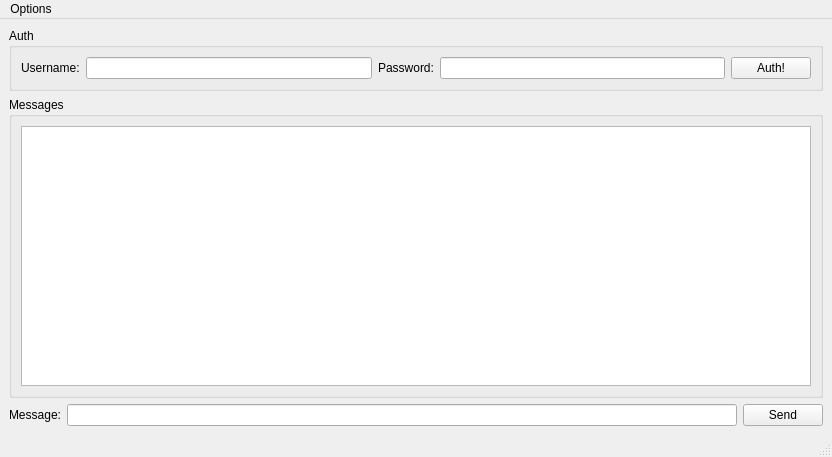
<?xml version="1.0" encoding="UTF-8"?>
<ui version="4.0">
 <class>MainWindow</class>
 <widget class="QMainWindow" name="MainWindow">
  <property name="geometry">
   <rect>
    <x>0</x>
    <y>0</y>
    <width>832</width>
    <height>457</height>
   </rect>
  </property>
  <property name="windowTitle">
   <string>MainWindow</string>
  </property>
  <widget class="QWidget" name="centralwidget">
   <layout class="QVBoxLayout" name="verticalLayout">
    <item>
     <widget class="QGroupBox" name="groupBox_2">
      <property name="title">
       <string>Auth</string>
      </property>
      <layout class="QHBoxLayout" name="horizontalLayout_3">
       <item>
        <widget class="QLabel" name="label_3">
         <property name="text">
          <string>Username:</string>
         </property>
        </widget>
       </item>
       <item>
        <widget class="QLineEdit" name="lnUsername"/>
       </item>
       <item>
        <widget class="QLabel" name="label_2">
         <property name="text">
          <string>Password:</string>
         </property>
        </widget>
       </item>
       <item>
        <widget class="QLineEdit" name="lnPassword"/>
       </item>
       <item>
        <widget class="QPushButton" name="btnAuth">
         <property name="text">
          <string>Auth!</string>
         </property>
        </widget>
       </item>
      </layout>
     </widget>
    </item>
    <item>
     <widget class="QGroupBox" name="groupBox">
      <property name="title">
       <string>Messages</string>
      </property>
      <layout class="QHBoxLayout" name="horizontalLayout_2">
       <item>
        <widget class="QListWidget" name="lstMessages"/>
       </item>
      </layout>
     </widget>
    </item>
    <item>
     <layout class="QHBoxLayout" name="horizontalLayout">
      <item>
       <widget class="QLabel" name="label">
        <property name="text">
         <string>Message:</string>
        </property>
       </widget>
      </item>
      <item>
       <widget class="QLineEdit" name="lnMessage"/>
      </item>
      <item>
       <widget class="QPushButton" name="btnSend">
        <property name="text">
         <string>Send</string>
        </property>
       </widget>
      </item>
     </layout>
    </item>
   </layout>
  </widget>
  <widget class="QMenuBar" name="menubar">
   <property name="geometry">
    <rect>
     <x>0</x>
     <y>0</y>
     <width>832</width>
     <height>25</height>
    </rect>
   </property>
   <widget class="QMenu" name="menuOptions">
    <property name="title">
     <string>Options</string>
    </property>
    <addaction name="actionConnect"/>
    <addaction name="actionExit"/>
   </widget>
   <addaction name="menuOptions"/>
  </widget>
  <widget class="QStatusBar" name="statusbar"/>
  <action name="actionConnect">
   <property name="text">
    <string>Connect</string>
   </property>
  </action>
  <action name="actionExit">
   <property name="text">
    <string>Exit</string>
   </property>
  </action>
 </widget>
 <resources/>
 <connections/>
</ui>
